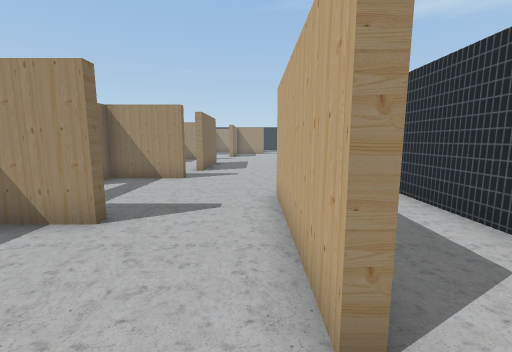
[1] (above)

21 first-person views from a walk through a Unity game level. The camera is 1.4 m above the floor, tilts 8° down and sees 90° across. The floor is counted in squares, 1 m on a side. Each view is taken from the middle of a square. On the plan, view 1 faces up. The plan holds only what a view shows up to about 13 squares ahead; the rest is blank. The place goes on beyond the plan. The player character is not drawn. Some animated figures are left out. Some surface patterns are stand-ins.

[2]
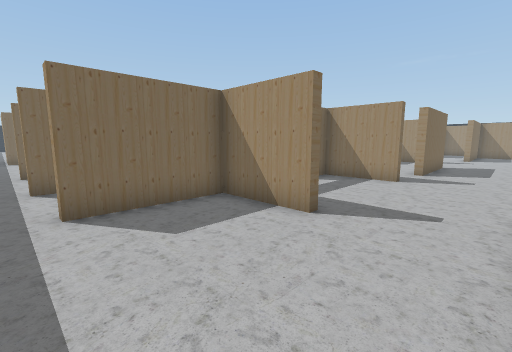

[3]
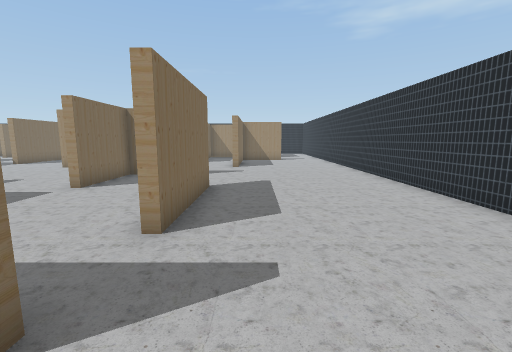

[4]
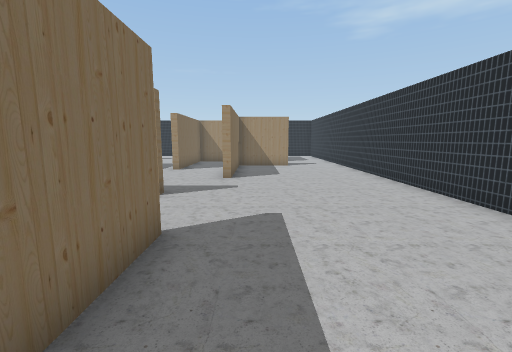

[5]
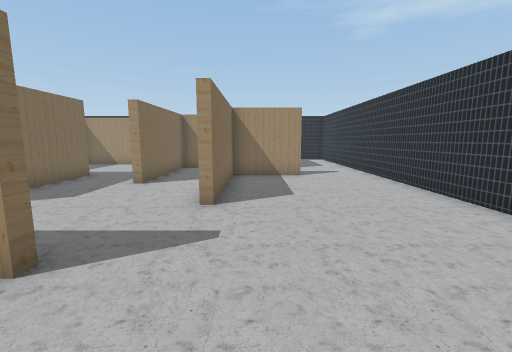

[6]
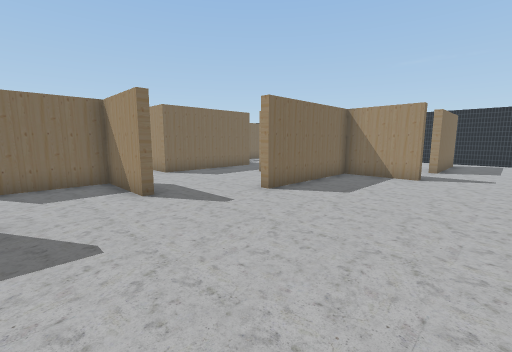

[7]
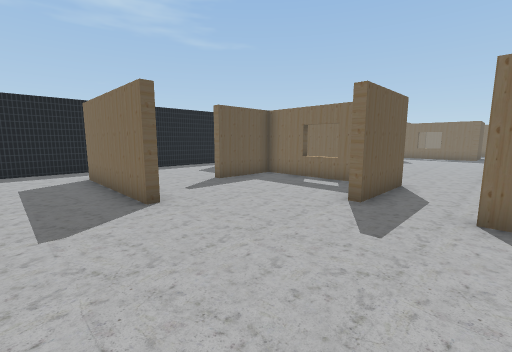

[8]
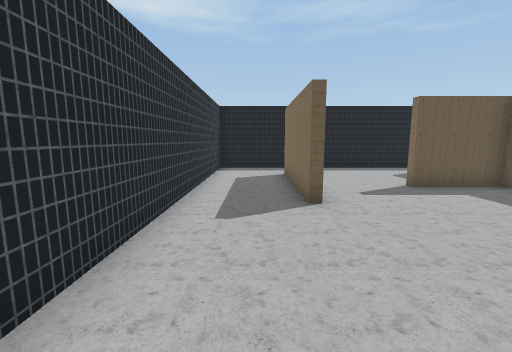

[9]
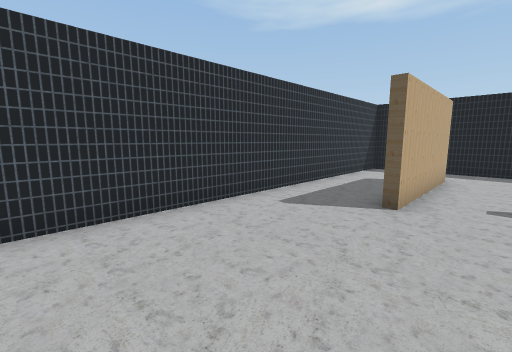

[10]
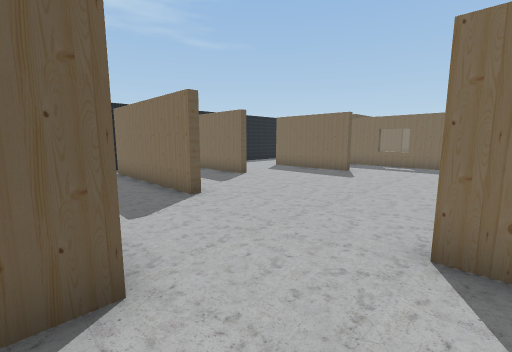

[11]
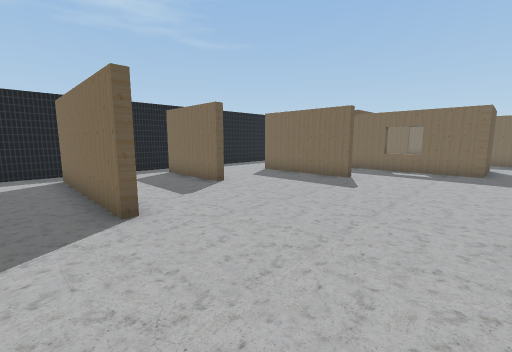

[12]
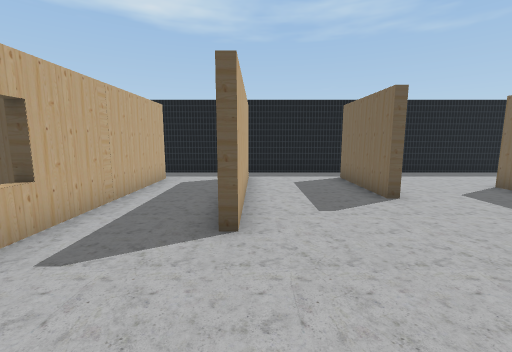

[13]
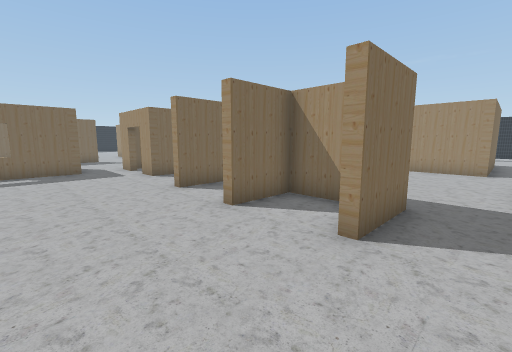

[14]
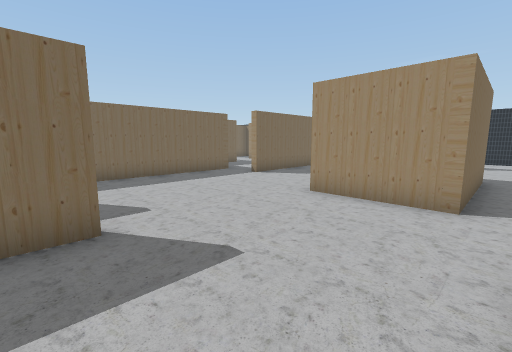

[15]
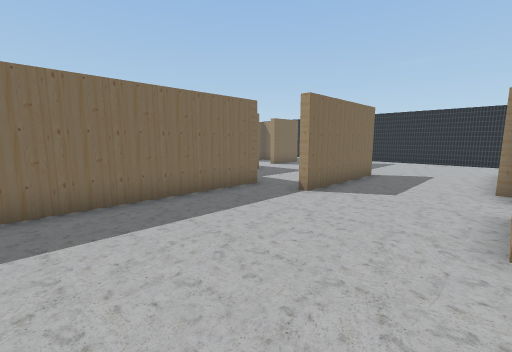

[16]
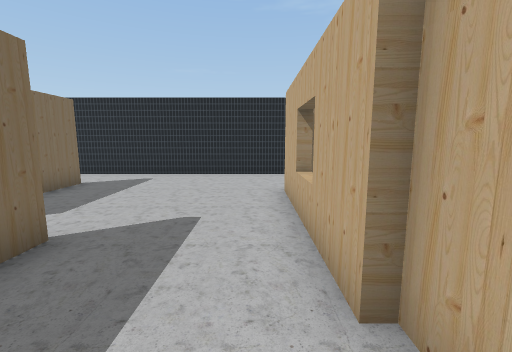

[17]
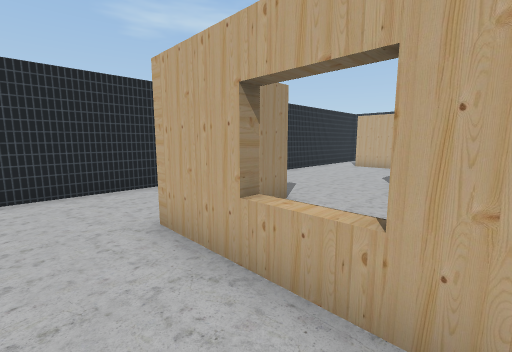

[18]
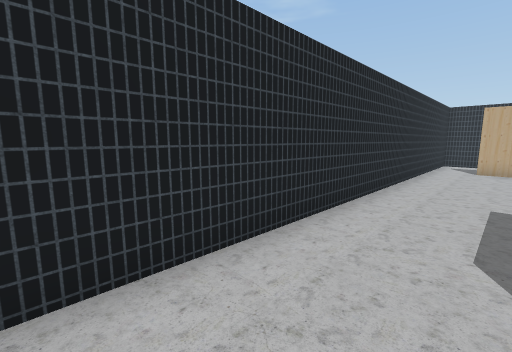

[19]
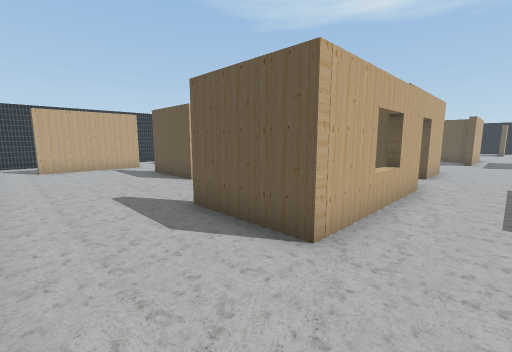

[20]
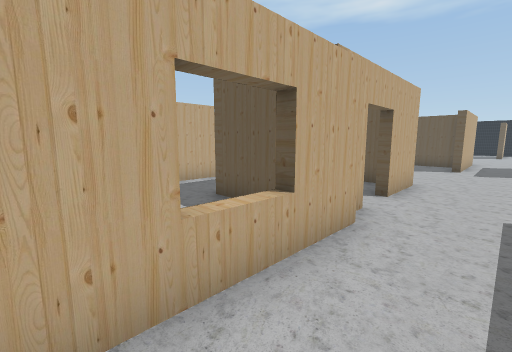

[21]
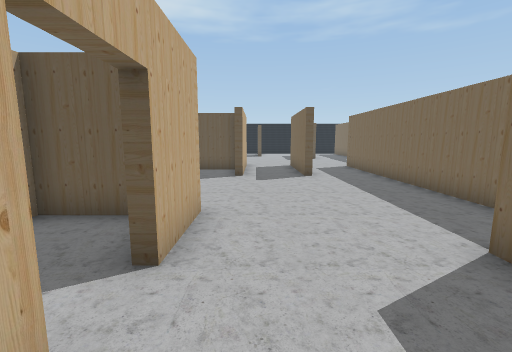

### Floor plan
Points are (right, up) in squares from view 1. A wall is a line through its corners. A room is listed if a view was taken in it or the views show most of it. See-through windows are left out.
Room 1 (views 1, 2, 3, 4, 5, 6, 7, 8, 9)
walls: (-2.4, 15.8) (-2.4, 11.6); (-2.6, 9.4) (-5.4, 9.4) (-5.4, 4.4) (-2.6, 4.4); (-3.4, 18.4) (-6.2, 18.4) (-6.2, 15.4); (-3.6, 9.7) (-2.6, 9.7); (0.8, 6.5) (0.8, 1.4); (-2.6, 4.1) (-5.4, 4.1) (-5.4, 0.7) (-5.7, 0.7); (0.9, 26.2) (-1.9, 26.2) (-1.9, 21.4); (0.5, 1.4) (0.5, 6.5); (-6.6, -1.1) (3.8, -1.1) (3.8, 29.1); (0.8, 32.4) (0.8, 28.9); (3.8, 32.6) (3.8, 34.1); (3, 34.5) (0.5, 34.5)
ways out: opening at (-6, 0) to room 2; opening at (-4.5, 15.5) to room 2; opening at (-3, 11) to room 2; opening at (-0.5, 29) to room 3; opening at (1, 33.5) to room 3; opening at (-3, 20.5) to room 4
Room 2 (views 10, 11, 12, 13, 14)
walls: (-12.2, 4) (-12.2, 0.4); (-8.4, 6.3) (-8.4, 0.4); (-16.2, 6.8) (-16.2, 2.4); (-9.6, 13.4) (-11.2, 13.4) (-11.2, 11.4); (-5.7, 9.7) (-3.6, 9.7); (-8.7, 0.8) (-8.7, 6.3); (-16.9, 12.2) (-18, 12.2); (-8.4, 13.8) (-8.4, 11.4); (-13, -1.1) (-6.6, -1.1); (-19.2, 12.2) (-20.2, 12.2); (-5.7, 0.7) (-5.7, 6.9); (-20.6, 10.3) (-19.6, 10.3) (-19.6, 5.2); (-19.6, -1.1) (-15.4, -1.1)
ways out: opening at (-6, 0) to room 1; opening at (-4.5, 15.5) to room 1; opening at (-3, 11) to room 1; opening at (-14, 12) to room 3; opening at (-7.5, 15.5) to room 3; opening at (-20, 11)
Room 3 (views 15, 16, 17, 18, 19, 20, 21)
walls: (-11.2, 25.8) (-11.2, 31.1) (-8.1, 31.1); (-10.5, 26.1) (-7.6, 26.1); (-10.9, 24.7) (-10.9, 25.9); (-10.9, 27.5) (-10.9, 29); (-14.9, 27.5) (-14.9, 22.9); (-16.9, 23) (-16.9, 12.2); (-8.5, 21) (-10.9, 21) (-10.9, 23.3); (-8.1, 30.8) (-10.6, 30.8); (-5, 29.2) (-1.9, 29.2); (-17.7, 32.3) (-17.7, 30.6); (-11.2, 16) (-11.2, 14.9); (-13.9, 16) (-13.9, 11.6); (-11, 13.7) (-9.2, 13.7); (0.5, 28.9) (0.5, 33); (-11.5, 13) (-11.5, 16); (0.5, 34.5) (-18.4, 34.5)
ways out: opening at (-0.5, 29) to room 1; opening at (1, 33.5) to room 1; opening at (-14, 12) to room 2; opening at (-7.5, 15.5) to room 2; opening at (-7.5, 20) to room 4; opening at (-6.5, 25.5) to room 4; opening at (-11, 24) to room 6; opening at (-18, 33.5); opening at (-16, 23)
Room 4 (no view inside)
walls: (-5, 24.1) (-5, 25.8); (-7.6, 26.1) (-7.6, 21) (-8.5, 21)
ways out: opening at (-3, 20.5) to room 1; opening at (-7.5, 20) to room 3; opening at (-6.5, 25.5) to room 3; opening at (-3.5, 25.5) to room 5
Room 5 (no view inside)
walls: (-3.9, 29) (-4.7, 29) (-4.7, 24.1)
ways out: opening at (-3.5, 25.5) to room 4
Room 6 (no view inside)
walls: (-10.9, 23.3) (-10.5, 23.3); (-10, 21.3) (-7.9, 21.3)
ways out: opening at (-11, 24) to room 3

Positions as (right, up) in squares from view 1, and headings:
1: (0, 0), facing up
2: (0, 0), facing up-left
3: (-1, 8), facing up
4: (-1, 12), facing up
5: (-1, 16), facing up
6: (3, 16), facing up-left
7: (3, 12), facing down-left
8: (2, 12), facing down
9: (-1, 12), facing down-right
10: (-5, 12), facing down-left
11: (-7, 11), facing down-left
12: (-9, 10), facing down
13: (-7, 8), facing up-left
14: (-7, 15), facing up-left
15: (-11, 17), facing up-left
16: (-12, 24), facing up
17: (-13, 27), facing up-right
18: (-13, 32), facing up-right
19: (-13, 34), facing down-right
20: (-13, 30), facing down-right
21: (-12, 26), facing down
